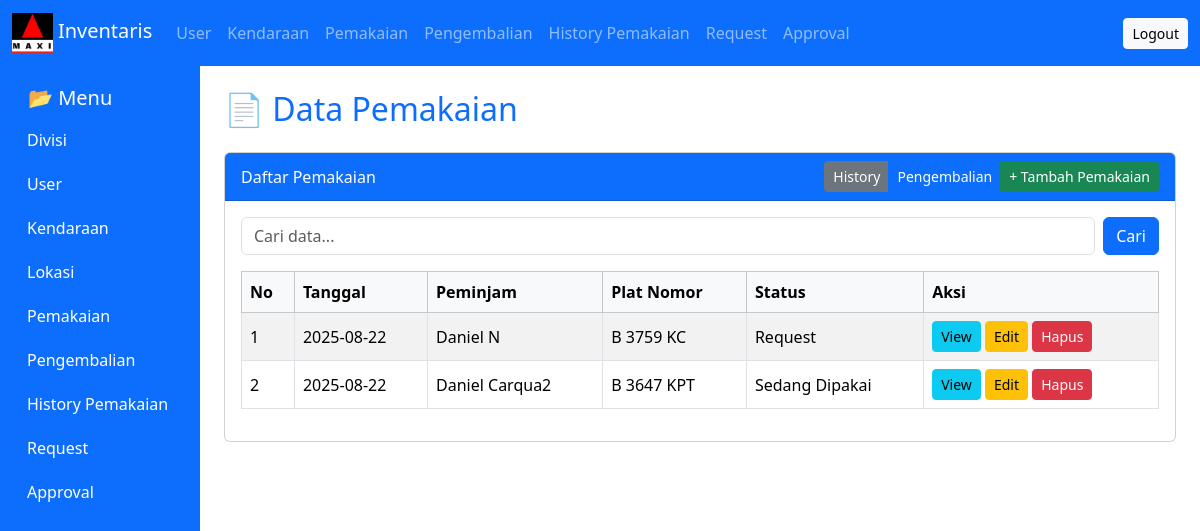
/views/admin/view_data.php?type=pemakaian (signed in), run on an earlier commit of the app's database.
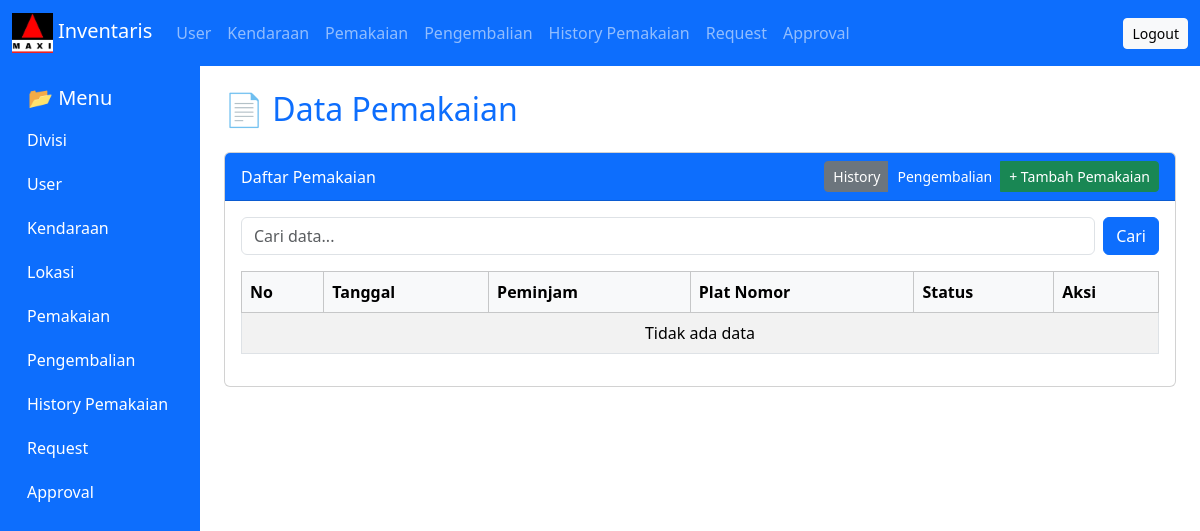
And on a later commit of the database.
### tables this page shows
CREATE TABLE `pemakaian` (
  `id` int(11) NOT NULL,
  `id_user` int(11) NOT NULL,
  `id_inventaris` int(11) NOT NULL,
  `tanggal_keluar` date NOT NULL,
  `tanggal_masuk` date NOT NULL,
  `id_status` int(11) NOT NULL,
  `created_at` date NOT NULL,
  `updated_at` date NOT NULL,
  `created_by` int(11) NOT NULL,
  `updated_by` int(11) NOT NULL
);

CREATE TABLE `user` (
  `id` int(11) NOT NULL,
  `nama` varchar(255) NOT NULL,
  `username` varchar(255) NOT NULL,
  `password` varchar(255) NOT NULL,
  `id_divisi` int(11) NOT NULL,
  `id_roles` int(11) NOT NULL,
  `created_at` date NOT NULL,
  `updated_at` date NOT NULL,
  `created_by` int(11) NOT NULL,
  `updated_by` int(11) NOT NULL
);

CREATE TABLE `kendaraan` (
  `id` int(11) NOT NULL,
  `plat_nomor` varchar(20) NOT NULL,
  `nomor_stnk` varchar(100) NOT NULL,
  `bahan_bakar` varchar(55) NOT NULL,
  `warna` varchar(55) NOT NULL,
  `jenis_kendaraan` varchar(100) NOT NULL,
  `merek` varchar(100) NOT NULL,
  `kilometer` int(11) NOT NULL,
  `gambar` varchar(255) NOT NULL,
  `id_lokasi` int(11) NOT NULL,
  `id_status` int(11) NOT NULL,
  `created_at` date NOT NULL,
  `updated_at` date NOT NULL,
  `created_by` int(11) NOT NULL,
  `updated_by` int(11) NOT NULL
);

CREATE TABLE `status` (
  `id` int(11) NOT NULL,
  `nama_status` varchar(255) NOT NULL,
  `created_at` date NOT NULL,
  `updated_at` date NOT NULL,
  `created_by` int(11) NOT NULL,
  `updated_by` int(11) NOT NULL
);

### functions/functions.php (called while the page is built, shortened)
<?php
$host = "localhost";
$username = "root";
$password = "";
$database = "inventaris";
$conn = mysqli_connect($host,$username,$password,$database);
function getPaginatedData($type, $search = '', $limit = 10, $offset = 0) {
    global $conn;
    $allowed = ['user','kendaraan','pemakaian','pemakaianSelesai','divisi','roles','status','lokasi'];
    $conds = [];
    if ($type === 'user') {
        $baseConds = $conds;
        $where = $baseConds ? ('WHERE '.implode(' AND ', $baseConds)) : '';
        $sql = "SELECT u.*, d.nama_divisi, r.nama_roles
                FROM user u
                JOIN divisi d ON u.id_divisi = d.id
                JOIN roles r ON u.id_roles = r.id
                $where
                ORDER BY u.id DESC
                LIMIT $limit OFFSET $offset";
    } elseif ($type === 'pemakaian') {
        $baseConds = array_merge(["p.id_status NOT IN (5,7)"], $conds);
        $where = 'WHERE '.implode(' AND ', $baseConds);
        $sql = "SELECT p.*, u.nama AS nama_user, k.plat_nomor, s.nama_status
                FROM pemakaian p
                JOIN user u ON p.id_user = u.id
                JOIN kendaraan k ON p.id_inventaris = k.id
                JOIN status s ON p.id_status = s.id
                $where
                ORDER BY p.id DESC
                LIMIT $limit OFFSET $offset";
    } else {
        $where = $conds ? ('WHERE '.implode(' AND ', $conds)) : '';
        $sql = "SELECT * FROM $type $where ORDER BY id DESC LIMIT $limit OFFSET $offset";
    }
    $res = mysqli_query($conn, $sql);
    $data = [];
    if ($res) {
        while ($row = mysqli_fetch_assoc($res)) {
            $data[] = $row;
        }
    }
    return $data;
}
?>

### views/admin/view_data.php (the view, shortened to what the changed rows need)
<?php
require "../../functions/functions.php";
$page = isset($_GET['type']) ? $_GET['type'] : 'user';
$search  = isset($_GET['search']) ? trim($_GET['search']) : '';
$pageNum = isset($_GET['page']) ? (int)$_GET['page'] : 1;
$limit  = 10;
$offset = ($pageNum - 1) * $limit;
$data       = getPaginatedData($page, $search, $limit, $offset);
$colCount = 2;
if ($page == 'user') {
    $colCount += 4;
} elseif ($page == 'kendaraan') {
    $colCount += 9;
} elseif ($page == 'pemakaian') {
    $colCount += 4;
} elseif ($page == 'pemakaianSelesai') {
    $colCount += 5;
} elseif ($page == 'divisi') {
    $colCount += 1;
} elseif ($page == 'roles') {
    $colCount += 1;
} elseif ($page == 'status') {
    $colCount += 1;
} elseif ($page == 'lokasi') {
    $colCount += 2;
}
?>
<!DOCTYPE html>
<html lang="id">
<head>
    <link href="https://cdn.jsdelivr.net/npm/bootstrap@5.3.2/dist/css/bootstrap.min.css" rel="stylesheet">
    <link href="../../assets/css/dashboard.css" rel="stylesheet">
</head>
<body class="d-flex flex-column min-vh-100">
<?php include "sidebar.php"; ?>
<div class="col-md-10 p-4">
    <h2 class="mb-4 text-primary">📄 Data <?= htmlspecialchars(ucfirst($page), ENT_QUOTES, 'UTF-8') ?></h2>
    <div class="card mb-4">
        <div class="card-body">
            <div class="table-responsive">
                <table class="table table-striped table-bordered align-middle">
                    <thead class="table-light">
                        <tr>
                            <th>No</th>
                            <?php if ($page == 'user'): ?>
                                <th>Nama</th>
                                <th>Username</th>
                                <th>Divisi</th>
                                <th>Roles</th>
                            <?php elseif ($page == 'pemakaian'): ?>
                                <th>Tanggal</th>
                                <th>Peminjam</th>
                                <th>Plat Nomor</th>
                                <th>Status</th>
                            <?php elseif ($page == 'divisi'): ?>
                                <th>Nama Divisi</th>
                            <?php elseif ($page == 'roles'): ?>
                                <th>Nama Roles</th>
                            <?php elseif ($page == 'status'): ?>
                                <th>Nama Status</th>
                            <?php elseif ($page == 'lokasi'): ?>
                                <th>Nama Lokasi</th>
                                <th>Alamat</th>
                            <?php endif; ?>
                            <th>Aksi</th>
                        </tr>
                    </thead>
                    <tbody>
                        <?php if (!empty($data)): ?>
                            <?php $no = $offset + 1; foreach ($data as $row): ?>
                                <tr>
                                    <td><?= $no++ ?></td>
                                    <?php if ($page == 'user'): ?>
                                        <td><?= htmlspecialchars($row['nama'], ENT_QUOTES, 'UTF-8') ?></td>
                                        <td><?= htmlspecialchars($row['username'], ENT_QUOTES, 'UTF-8') ?></td>
                                        <td><?= htmlspecialchars($row['nama_divisi'], ENT_QUOTES, 'UTF-8') ?></td>
                                        <td><?= htmlspecialchars($row['nama_roles'], ENT_QUOTES, 'UTF-8') ?></td>
                                    <?php elseif ($page == 'pemakaian'): ?>
                                        <td><?= htmlspecialchars($row['tanggal_keluar'], ENT_QUOTES, 'UTF-8') ?></td>
                                        <td><?= htmlspecialchars($row['nama_user'], ENT_QUOTES, 'UTF-8') ?></td>
                                        <td><?= htmlspecialchars($row['plat_nomor'], ENT_QUOTES, 'UTF-8') ?></td>
                                        <td><?= htmlspecialchars($row['nama_status'], ENT_QUOTES, 'UTF-8') ?></td>
                                    <?php elseif ($page == 'divisi'): ?>
                                        <td><?= htmlspecialchars($row['nama_divisi'], ENT_QUOTES, 'UTF-8') ?></td>
                                    <?php elseif ($page == 'roles'): ?>
                                        <td><?= htmlspecialchars($row['nama_roles'], ENT_QUOTES, 'UTF-8') ?></td>
                                    <?php elseif ($page == 'status'): ?>
                                        <td><?= htmlspecialchars($row['nama_status'], ENT_QUOTES, 'UTF-8') ?></td>
                                    <?php elseif ($page == 'lokasi'): ?>
                                        <td><?= htmlspecialchars($row['nama_lokasi'], ENT_QUOTES, 'UTF-8') ?></td>
                                        <td><?= htmlspecialchars($row['alamat'], ENT_QUOTES, 'UTF-8') ?></td>
                                    <?php endif; ?>
                                    <td>
                                        <a href="detail.php?type=<?= htmlspecialchars($page, ENT_QUOTES, 'UTF-8') ?>&id=<?= (int)$row['id'] ?>"
                                           class="btn btn-info btn-sm">View</a>
                                        <?php
                                        if ($page === 'pemakaianSelesai' || ($page === 'pemakaian')): ?>
                                            <a href="#"
                                               class="btn btn-warning btn-sm btn-edit-disabled"
                                               data-title="Tidak Bisa Edit!"
                                               data-text="Data Pemakaian Tidak Dapat di Edit.">
                                               Edit
                                            </a>
                                        <?php else: ?>
                                            <a href="edit.php?type=<?= htmlspecialchars($page, ENT_QUOTES, 'UTF-8') ?>&id=<?= (int)$row['id'] ?>"
                                               class="btn btn-warning btn-sm">Edit</a>
                                        <?php endif; ?>
                                        <a href="view_Data.php?type=<?= htmlspecialchars($page, ENT_QUOTES, 'UTF-8') ?>&delete=1&id=<?= (int)$row['id'] ?>"
                                           class="btn btn-danger btn-sm btn-delete">Hapus</a>
                                    </td>
                                </tr>
                            <?php endforeach; ?>
                        <?php else: ?>
                            <tr><td colspan="<?= $colCount ?>" class="text-center">Tidak ada data</td></tr>
                        <?php endif; ?>
                    </tbody>
                </table>
            </div>
        </div>
    </div>
</div>
</body>
</html>

What changed in the data, as far as the page shows it:
no longer on this page (row edited): pemakaian: tanggal_keluar "2025-08-22", id_user.nama "Daniel N", id_inventaris.plat_nomor "B 3759 KC", id_status.nama_status "Request"
no longer on this page (row edited): pemakaian: tanggal_keluar "2025-08-22", id_user.nama "Daniel Carqua2", id_inventaris.plat_nomor "B 3647 KPT", id_status.nama_status "Sedang Dipakai"
Also different on the page:
text now shown: "Tidak ada data"
